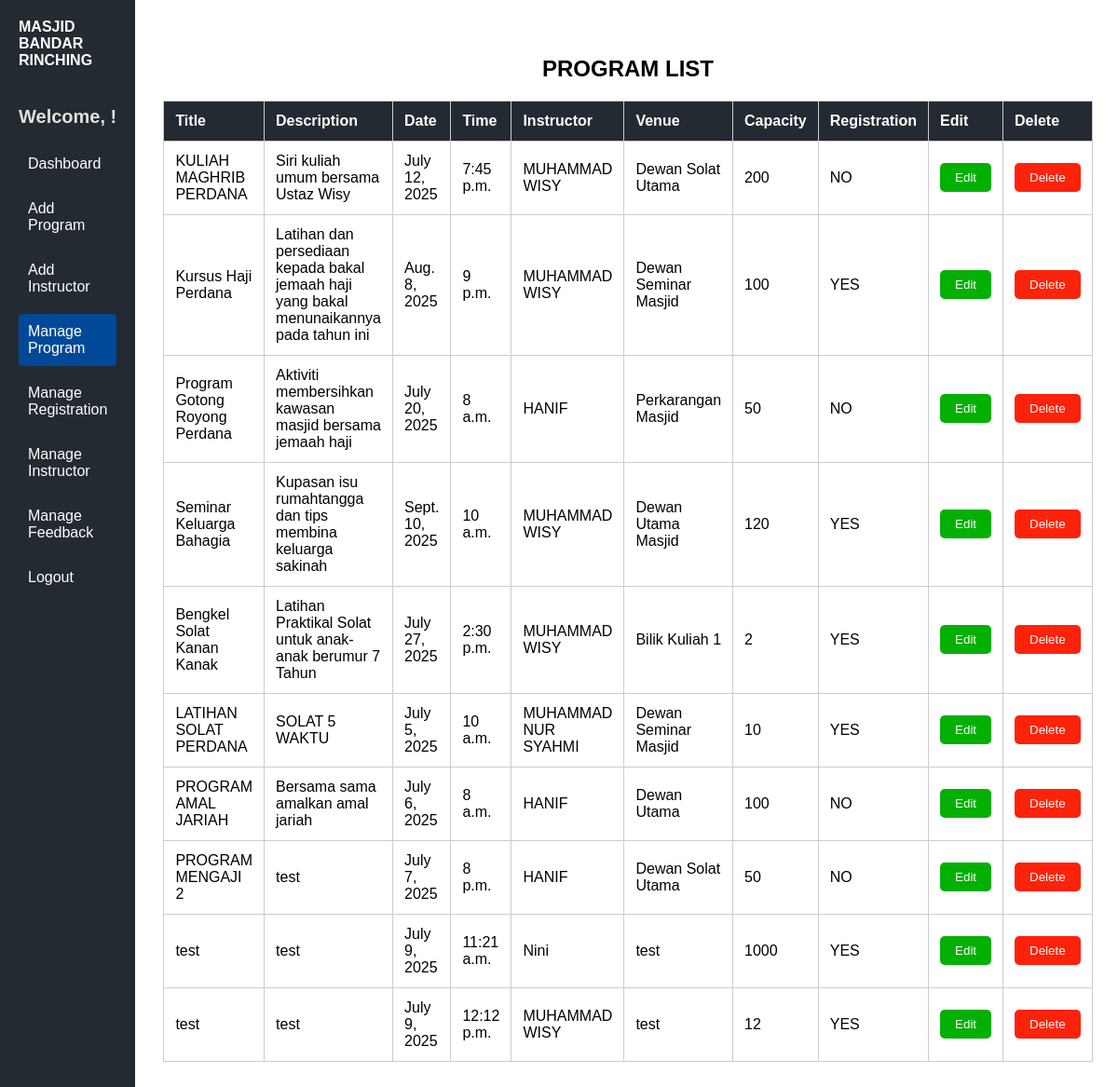
Screenshot of /program/admin/program/ with the database file from the repository.
### religiousprogram/models.py (models this page shows)
class Program(models.Model):
    progTitle = models.CharField(max_length=100)
    progDescription = models.TextField()
    progDate = models.DateField()
    progTime = models.TimeField()
    progInstructor = models.ForeignKey(Instructor, on_delete=models.CASCADE)
    progVenue = models.CharField(max_length=50)
    progCapacity = models.IntegerField()
    progRegistration = models.BooleanField(default=False)

class Instructor(models.Model):
    insId = models.CharField(max_length=20, primary_key=True)
    insName = models.CharField(max_length=100)
    insIc = models.CharField(max_length=100)
    insEmail = models.EmailField()
    insNumber = models.CharField(max_length=20, default=0)

### religiousprogram/views.py (the view)
# urls.py: path("admin/program/", views.dashboard_program, name="dashboard_program"),
def dashboard_program(request):
    program_list = Program.objects.all()
    return render(request, 'dashboard_program.html', {'programs': program_list})

### religiousprogram/templates/dashboard_program.html (shortened to what this page needs)
<!DOCTYPE html>
<html lang="en">
<head>
</head>
<body>
    <div class="container">
        <aside class="sidebar">
            <div class="brand">
                <strong>MASJID BANDAR RINCHING</strong>
            </div>
            <div class="welcome-msg">
                Welcome, {{ request.user.username }}!
            </div>
                <nav>
                <a href="{% url 'admin_dashboard' %}">Dashboard</a>
                <a href="{% url 'addprogram' %}">Add Program</a>
                <a href="{% url 'add_instructor' %}">Add Instructor</a>
                <a href="#" class="active">Manage Program</a>
                <a href="{% url 'dashboard_register' %}">Manage Registration</a>
                <a href="{% url 'dashboard_instructor' %}">Manage Instructor</a>
                <a href="{% url 'dashboard_feedback' %}">Manage Feedback</a>
                <a href="{% url 'homepage' %}">Logout</a>
            </nav>
        </aside>
        <main class="dashboard">
            <h2>PROGRAM LIST</h2>
                <table>
                    <thead>
                    <tr>
                        <th>Title</th>
                        <th>Description</th>
                        <th>Date</th>
                        <th>Time</th>
                        <th>Instructor</th>
                        <th>Venue</th>
                        <th>Capacity</th>
                        <th>Registration</th>
                        <th>Edit</th>
                        <th>Delete</th>
                    </tr>
                </thead>
                <tbody>
                    {% for program in programs %}
                    <tr>
                        <td>{{ program.progTitle }}</td>
                        <td>{{ program.progDescription }}</td>
                        <td>{{ program.progDate }}</td>
                        <td>{{ program.progTime }}</td>
                        <td>{{ program.progInstructor.insName }}</td>
                        <td>{{ program.progVenue }}</td>
                        <td>{{ program.progCapacity }}</td>
                        <td>
                            {% if program.progRegistration %}
                            YES
                            {% else %}
                            NO
                            {% endif %}
                        </td>
                        <td><a href="{% url 'edit_program' program.id %}"><button type="submit" class="edit">Edit</button></a></td>
                        <td><button onclick="deleteProgram('{{program.id}}')" class="delete">Delete</button></td>
                    </tr>
                    {% endfor %}
                </tbody>
            </table>
        </main>
    </div>
</body>
</html>

### religiousprogram/templates/dashboard_program.html (style rules this page uses)
body, html { margin: 0; padding: 0; height: 100%; font-family: Arial, Helvetica, sans-serif; }
.container { display: flex; min-height: 100vh; }
.sidebar { width: 220px; background-color: #232a31; color: white; display: flex; flex-direction: column; padding: 20px; gap: 20px; }
.sidebar .brand { font-size: 16px; font-weight: bold; margin-bottom: 20px; }
.sidebar nav { display: flex; flex-direction: column; gap: 10px; }
.sidebar nav a { color: white; text-decoration: none; padding: 10px; border-radius: 4px; }
.sidebar nav a:hover, .sidebar nav a.active { background-color: #004999; }
.sidebar .welcome-msg { font-size: 20px; font-weight: bold; color: #e0e0e0; }
main.dashboard { flex-grow: 1; padding: 40px 30px; width: 100%; }
h2 { text-align: center; }
table { width: 100%; max-width: 1500px; margin: auto; border-collapse: collapse; background: white; }
th,td { padding: 12px; border: 1px solid#ccc; text-align: left; }
th { background: #232a31; color: white; }
button.delete { background-color: #fd220a; color: white; border: none; padding: 8px 16px; border-radius: 5px; cursor: pointer; transition: background-color 0.3s; }
button.edit { background-color: #04b004; color: white; border: none; padding: 8px 16px; border-radius: 5px; cursor: pointer; transition: background-color 0.3s; }

### rows the page displays
Program: progTitle "KULIAH MAGHRIB PERDANA", progDescription "Siri kuliah umum bersama Ustaz Wisy", progDate "July 12, 2025", progTime "7:45 p.m.", progInstructor.insName "MUHAMMAD WISY", progVenue "Dewan Solat Utama", progCapacity "200", progRegistration "NO"
Program: progTitle "Kursus Haji Perdana", progDescription "Latihan dan persediaan kepada bakal jemaah haji yang bakal menunaikannya pada tahun ini", progDate "Aug. 8, 2025", progTime "9 p.m.", progInstructor.insName "MUHAMMAD WISY", progVenue "Dewan Seminar Masjid", progCapacity "100", progRegistration "YES"
Program: progTitle "Program Gotong Royong Perdana", progDescription "Aktiviti membersihkan kawasan masjid bersama jemaah haji", progDate "July 20, 2025", progTime "8 a.m.", progInstructor.insName "HANIF", progVenue "Perkarangan Masjid", progCapacity "50", progRegistration "NO"
Program: progTitle "Seminar Keluarga Bahagia", progDescription "Kupasan isu rumahtangga dan tips membina keluarga sakinah", progDate "Sept. 10, 2025", progTime "10 a.m.", progInstructor.insName "MUHAMMAD WISY", progVenue "Dewan Utama Masjid", progCapacity "120", progRegistration "YES"
Program: progTitle "Bengkel Solat Kanan Kanak", progDescription "Latihan Praktikal Solat untuk anak-anak berumur 7 Tahun", progDate "July 27, 2025", progTime "2:30 p.m.", progInstructor.insName "MUHAMMAD WISY", progVenue "Bilik Kuliah 1", progCapacity "2", progRegistration "YES"
Program: progTitle "LATIHAN SOLAT PERDANA", progDescription "SOLAT 5 WAKTU", progDate "July 5, 2025", progTime "10 a.m.", progInstructor.insName "MUHAMMAD NUR SYAHMI", progVenue "Dewan Seminar Masjid", progCapacity "10", progRegistration "YES"
Program: progTitle "PROGRAM AMAL JARIAH", progDescription "Bersama sama amalkan amal jariah", progDate "July 6, 2025", progTime "8 a.m.", progInstructor.insName "HANIF", progVenue "Dewan Utama", progCapacity "100", progRegistration "NO"
Program: progTitle "PROGRAM MENGAJI 2", progDescription "test", progDate "July 7, 2025", progTime "8 p.m.", progInstructor.insName "HANIF", progVenue "Dewan Solat Utama", progCapacity "50", progRegistration "NO"
Program: progTitle "test", progDescription "test", progDate "July 9, 2025", progTime "11:21 a.m.", progInstructor.insName "Nini", progVenue "test", progCapacity "1000", progRegistration "YES"
Program: progTitle "test", progDescription "test", progDate "July 9, 2025", progTime "12:12 p.m.", progInstructor.insName "MUHAMMAD WISY", progVenue "test", progCapacity "12", progRegistration "YES"
